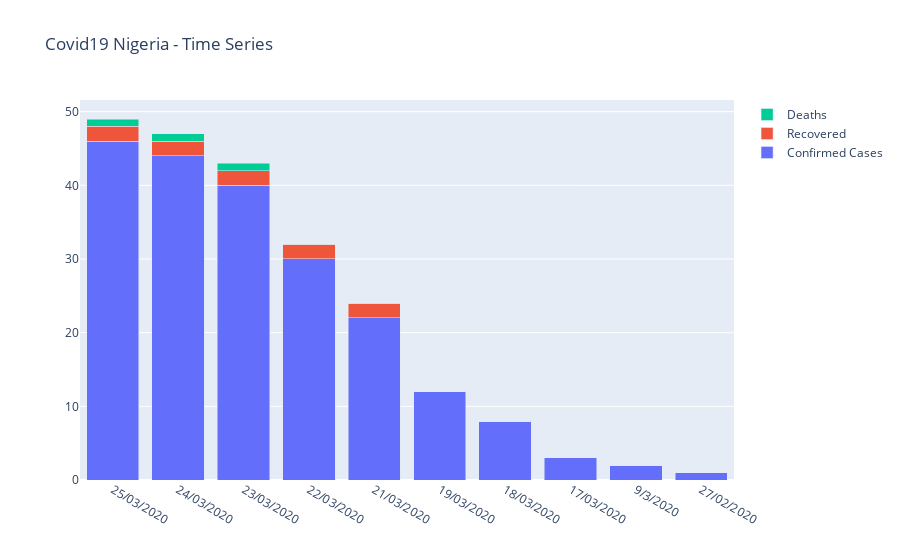

This figure's notebook cell:
### Code cell
# plot
confirmed = go.Bar(
    x=timeseries_data['Date'],
    y=timeseries_data['Total Confirmed'],
    name='Confirmed Cases'
)
recovered = go.Bar(
    x=timeseries_data['Date'],
    y=timeseries_data['Recoveries'],
    name='Recovered'
)
deaths = go.Bar(
    x=timeseries_data['Date'],
    y=timeseries_data['Deaths'],
    name='Deaths'
)

data = [confirmed, recovered, deaths]
layout = go.Layout(
    barmode='stack',
    title='Covid19 Nigeria - Time Series'
)

fig = go.Figure(data=data, layout=layout)
py.iplot(fig, filename='timeseries')

### Figure 1 — Plotly figure (JSON) as saved in the notebook; plotly's stock layout.template omitted (floating-point values rounded to 4 significant figures)
{"data": [{"name": "Confirmed Cases", "type": "bar", "x": ["25/03/2020", "24/03/2020", "23/03/2020", "22/03/2020", "21/03/2020", "19/03/2020", "18/03/2020", "17/03/2020", "9/3/2020", "27/02/2020"], "y": [46, 44, 40, 30, 22, 12, 8, 3, 2, 1]}, {"name": "Recovered", "type": "bar", "x": ["25/03/2020", "24/03/2020", "23/03/2020", "22/03/2020", "21/03/2020", "19/03/2020", "18/03/2020", "17/03/2020", "9/3/2020", "27/02/2020"], "y": [2, 2, 2, 2, 2, 0, 0, 0, 0, 0]}, {"name": "Deaths", "type": "bar", "x": ["25/03/2020", "24/03/2020", "23/03/2020", "22/03/2020", "21/03/2020", "19/03/2020", "18/03/2020", "17/03/2020", "9/3/2020", "27/02/2020"], "y": [1, 1, 1, 0, 0, 0, 0, 0, 0, 0]}], "layout": {"barmode": "stack", "title": {"text": "Covid19 Nigeria - Time Series"}}}
